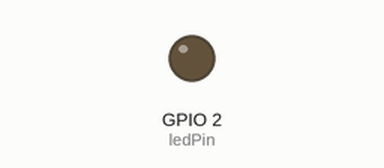
A sketch run on a simulated ESP32. Shown: output pins drawn as LEDs (lit = HIGH). WiFi joins after 1.5 s; servers stay silent unless stated; what the sketch prints to the serial monitor is not drawn.

Above: at 0.0 s.
At 1.6 s:
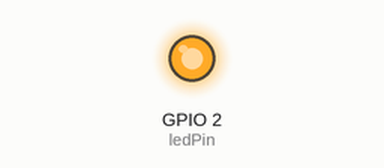
Timing chart, 0 to 3.1 s (numbered marks = the images above):
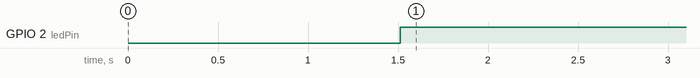

The sketch:

wifi_print.ino
```cpp
#include <WiFi.h>

const char* ssid = "S20fe";
const char* password = "Sarthak@1009";

const int ledPin = 2; // Define the pin for the LED

void setup_wifi() {
  Serial.begin(115200);
  delay(10);

  Serial.println();
  Serial.print("Connecting to ");
  Serial.println(ssid);

  WiFi.begin(ssid, password);

  int attempts = 0;
  while (WiFi.status() != WL_CONNECTED) {
    delay(500);
    Serial.print(".");
    attempts++;

    if (attempts > 20) { // Try for 10 seconds
      break;
    }
  }

  if (WiFi.status() == WL_CONNECTED) {
    Serial.println("");
    Serial.println("WiFi connected");
    Serial.println("IP address: ");
    Serial.println(WiFi.localIP());
  } else {
    Serial.println("");
    Serial.println("WiFi connection failed. Please check credentials.");
  }
}

void setup() {
  pinMode(ledPin, OUTPUT); // Set the LED pin as an output
  setup_wifi();
}

void loop() {
  if (WiFi.status() == WL_CONNECTED) {
    // If WiFi is connected, turn on the LED
    digitalWrite(ledPin, HIGH);
  } else {
    // If WiFi is disconnected, turn off the LED
    digitalWrite(ledPin, LOW);
    // Attempt reconnection
    setup_wifi();
  }

  // delay(5000); // Delay before attempting reconnection (5 seconds)
}
```

Measured:
- by itself, GPIO 2 (ledPin): LOW → HIGH at 1.5 s
